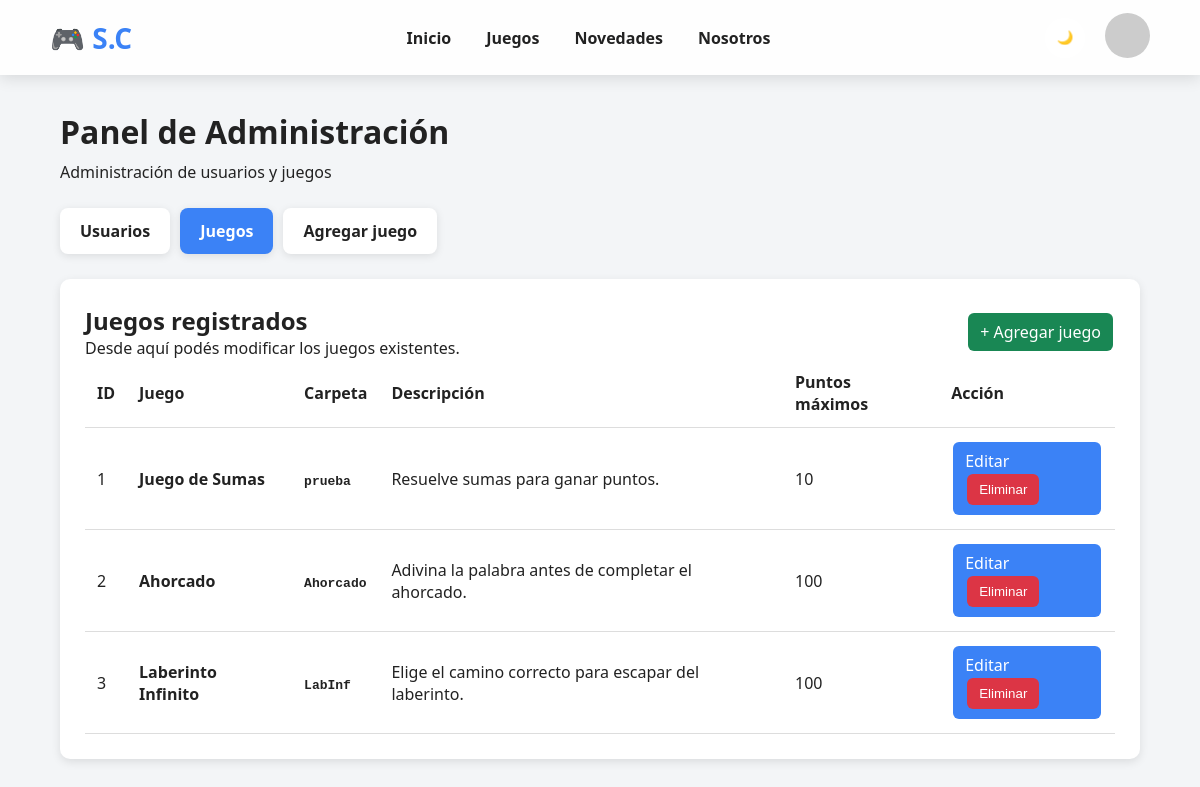
Screenshot of /Admin/Admin.php?tab=juegos (signed in) with the database file from the repository.
### tables this page shows
CREATE TABLE IF NOT EXISTS JUEGO (
    ID_J INT AUTO_INCREMENT PRIMARY KEY,
    Nombre VARCHAR(100) NOT NULL UNIQUE,
    Carpeta VARCHAR(100) NOT NULL UNIQUE,
    Descripcion VARCHAR(255),
    Puntos_Maximos INT NOT NULL DEFAULT 0
);

### Admin/Editar_Juegos.php (the view, shortened to what this page needs)
<?php
$consultaJuegos =
    $conexion->query("
        SELECT
            ID_J,
            Nombre,
            Carpeta,
            Descripcion,
            Puntos_Maximos
        FROM JUEGO
        ORDER BY ID_J ASC
    ");
$juegos =
    $consultaJuegos->fetchAll(
        PDO::FETCH_ASSOC
    );
?>
<div class="tarjetaAdmin">
    <div class="tituloSeccion">
        <div>
            <h2>
                Juegos registrados
            </h2>
            <p>
                Desde aquí podés modificar los juegos
                existentes.
            </p>
        </div>
        <a
            href="Admin.php?tab=agregar"
            class="botonAdmin botonCrear"
        >
            + Agregar juego
        </a>
    </div>
    <?php if (count($juegos) === 0): ?>
        <p>
            Todavía no hay juegos registrados.
        </p>
    <?php else: ?>
        <div class="tablaResponsive">
            <table class="tablaAdmin">
                <thead>
                    <tr>
                        <th>
                            ID
                        </th>
                        <th>
                            Juego
                        </th>
                        <th>
                            Carpeta
                        </th>
                        <th>
                            Descripción
                        </th>
                        <th>
                            Puntos máximos
                        </th>
                        <th>
                            Acción
                        </th>
                    </tr>
                </thead>
                <tbody>
                <?php foreach ($juegos as $juego): ?>
                    <tr>
                        <td>
                            <?= htmlspecialchars(
                                $juego["ID_J"]
                            ) ?>
                        </td>
                        <td>
                            <strong>
                                <?= htmlspecialchars(
                                    $juego["Nombre"]
                                ) ?>
                            </strong>
                        </td>
                        <td>
                            <span class="nombreCarpeta">
                                <?= htmlspecialchars(
                                    $juego["Carpeta"] ?? ""
                                ) ?>
                            </span>
                        </td>
                        <td>
                            <?= htmlspecialchars(
                                $juego["Descripcion"] ?? ""
                            ) ?>
                        </td>
                        <td>
                            <?= htmlspecialchars(
                                $juego["Puntos_Maximos"]
                            ) ?>
                        </td>
                        <td>
                            <a
                                href="Admin.php?tab=juegos&editar_juego=<?= $juego["ID_J"] ?>"
                                class="botonAdmin botonEditar"
                            >
                                Editar
                            <form
                                method="POST"
                                style="display:inline;"
                                onsubmit="return confirm('¿Seguro que querés eliminar este juego? Esta acción no se puede deshacer.');"
                            >
                            <button
                                type="submit"
                                name="eliminar_juego"
                                class="botonAdmin botonEliminar"
                                >
                                Eliminar
                                </button>
                            </form>
                        </td>
                    </tr>
                <?php endforeach; ?>
                </tbody>
            </table>
        </div>
    <?php endif; ?>
</div>

### Css/Estilos.css (style rules this page uses)
:root { --fondo:#f3f4f6; --header:#ffffffee; --card:#ffffff; --texto:#222; --texto2:#666; --azul:#4f8dfd; --sombra:rgba(0,0,0,.12); }
* { margin:0; padding:0; box-sizing:border-box; }
body { background:var(--fondo); color:var(--texto); font-family:Segoe UI,sans-serif; }
:root { --fondo:#f3f5f7; --card:#ffffff; --header:rgba(255,255,255,.85); --texto:#222; --texto2:#666; --azul:#3b82f6; --sombra:rgba(0,0,0,.12); }
html { scroll-behavior:smooth; }
body { background:var(--fondo); color:var(--texto); font-family:'Segoe UI',sans-serif; }

### Css/Admin.css (style rules this page uses)
.tarjetaAdmin { padding: 25px; margin-bottom: 25px; border-radius: 10px; background: var(--card); color: var(--texto); box-shadow: 0 3px 10px rgba(0,0,0,0.1); }
.tablaResponsive { width: 100%; overflow-x: auto; }
.tablaAdmin { width: 100%; border-collapse: collapse; }
.tablaAdmin th, .tablaAdmin td { padding: 12px; border-bottom: 1px solid #ddd; text-align: left; }
.tablaAdmin th { font-weight: bold; }
.botonAdmin { display: inline-block; padding: 8px 12px; border: none; border-radius: 6px; cursor: pointer; text-decoration: none; margin: 2px; }
.botonEditar { background: var(--azul); color: white; }
.botonEliminar { background: #dc3545; color: white; }
.botonCrear { background: #198754; color: white; }
.nombreCarpeta { font-family: monospace; font-weight: bold; }
.tituloSeccion { display: flex; justify-content: space-between; align-items: center; gap: 20px; }

### rows the page displays
juego: ID_J "1", Nombre "Juego de Sumas", Carpeta "prueba", Descripcion "Resuelve sumas para ganar puntos.", Puntos_Maximos "10"
juego: ID_J "2", Nombre "Ahorcado", Carpeta "Ahorcado", Descripcion "Adivina la palabra antes de completar el ahorcado.", Puntos_Maximos "100"
juego: ID_J "3", Nombre "Laberinto Infinito", Carpeta "LabInf", Descripcion "Elige el camino correcto para escapar del laberinto.", Puntos_Maximos "100"
